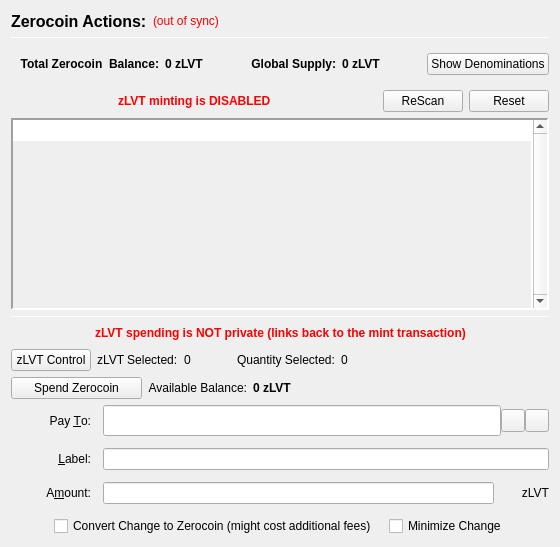
                  <widget class="QFrame" name="verticalFrameLeft">
                   <layout class="QVBoxLayout" name="verticalLayout_2">
                    <item>
                     <layout class="QVBoxLayout" name="verticalLayout_3">
                      <item>
                       <layout class="QHBoxLayout" name="horizontalLayout_3">
                        <item>
                         <widget class="QLabel" name="labelzLVTActions">
                          <property name="font">
                           <font>
                            <pointsize>12</pointsize>
                            <weight>75</weight>
                            <bold>true</bold>
                           </font>
                          </property>
                          <property name="text">
                           <string>Zerocoin Actions:</string>
                          </property>
                          <property name="alignment">
                           <set>Qt::AlignLeading|Qt::AlignLeft|Qt::AlignVCenter</set>
                          </property>
                         </widget>
                        </item>
                        <item>
                         <widget class="QLabel" name="labelzLVTSyncStatus">
                          <property name="toolTip">
                           <string>The displayed information may be out of date. Your wallet automatically synchronizes with the LEVIATHAN network after a connection is established, but this process has not completed yet.</string>
                          </property>
                          <property name="styleSheet">
                           <string notr="true">QLabel { color: red; }</string>
                          </property>
                          <property name="text">
                           <string notr="true">(out of sync)</string>
                          </property>
                          <property name="alignment">
                           <set>Qt::AlignLeading|Qt::AlignLeft|Qt::AlignVCenter</set>
                          </property>
                         </widget>
                        </item>
                        <item>
                         <spacer name="horizontalSpacer">
                          <property name="orientation">
                           <enum>Qt::Horizontal</enum>
                          </property>
                          <property name="sizeHint" stdset="0">
                           <size>
                            <width>40</width>
                            <height>20</height>
                           </size>
                          </property>
                         </spacer>
                        </item>
                       </layout>
                      </item>
                      <item>
                       <widget class="Line" name="lineUpperLeft">
                        <property name="minimumSize">
                         <size>
                          <width>0</width>
                          <height>1</height>
                         </size>
                        </property>
                        <property name="maximumSize">
                         <size>
                          <width>16777215</width>
                          <height>1</height>
                         </size>
                        </property>
                        <property name="frameShadow">
                         <enum>QFrame::Sunken</enum>
                        </property>
                        <property name="orientation">
                         <enum>Qt::Horizontal</enum>
                        </property>
                       </widget>
                      </item>
                      <item>
                       <widget class="QFrame" name="balanceSupplyFrame">
                        <layout class="QHBoxLayout" name="horizontalLayout_2" stretch="0,0,0,1,0">
                         <property name="rightMargin">
                          <number>0</number>
                         </property>
                         <item>
                          <layout class="QHBoxLayout" name="horizontalLayout_34">
                           <item>
                            <widget class="QLabel" name="labelzAvailableText_3">
                             <property name="font">
                              <font>
                               <weight>75</weight>
                               <bold>true</bold>
                              </font>
                             </property>
                             <property name="toolTip">
                              <string>Total Balance including unconfirmed and immature zLVT</string>
                             </property>
                             <property name="text">
                              <string>Total Zerocoin  Balance:</string>
                             </property>
                             <property name="alignment">
                              <set>Qt::AlignRight|Qt::AlignTrailing|Qt::AlignVCenter</set>
                             </property>
                            </widget>
                           </item>
                           <item>
                            <widget class="QLabel" name="labelzAvailableAmount_4">
                             <property name="minimumSize">
                              <size>
                               <width>40</width>
                               <height>0</height>
                              </size>
                             </property>
                             <property name="font">
                              <font>
                               <weight>75</weight>
                               <bold>true</bold>
                              </font>
                             </property>
                             <property name="toolTip">
                              <string>Total Balance including unconfirmed and immature zLVT</string>
                             </property>
                             <property name="text">
                              <string>0 zLVT</string>
                             </property>
                             <property name="alignment">
                              <set>Qt::AlignLeading|Qt::AlignLeft|Qt::AlignVCenter</set>
                             </property>
                            </widget>
                           </item>
                          </layout>
                         </item>
                         <item>
                          <spacer name="horizontalSpacer_32">
                           <property name="orientation">
                            <enum>Qt::Horizontal</enum>
                           </property>
                           <property name="sizeHint" stdset="0">
                            <size>
                             <width>40</width>
                             <height>20</height>
                            </size>
                           </property>
                          </spacer>
                         </item>
                         <item>
                          <layout class="QHBoxLayout" name="horizontalLayout_35">
                           <item>
                            <widget class="QLabel" name="labelZsupplyText_2">
                             <property name="font">
                              <font>
                               <weight>75</weight>
                               <bold>true</bold>
                              </font>
                             </property>
                             <property name="text">
                              <string>Global Supply:</string>
                             </property>
                             <property name="alignment">
                              <set>Qt::AlignRight|Qt::AlignTrailing|Qt::AlignVCenter</set>
                             </property>
                            </widget>
                           </item>
                           <item>
                            <widget class="QLabel" name="labelZsupplyAmount_2">
                             <property name="font">
                              <font>
                               <weight>75</weight>
                               <bold>true</bold>
                              </font>
                             </property>
                             <property name="text">
                              <string>0 zLVT</string>
                             </property>
                            </widget>
                           </item>
                          </layout>
                         </item>
                         <item>
                          <spacer name="horizontalSpacer_31">
                           <property name="orientation">
                            <enum>Qt::Horizontal</enum>
                           </property>
                           <property name="sizeHint" stdset="0">
                            <size>
                             <width>40</width>
                             <height>20</height>
                            </size>
                           </property>
                          </spacer>
                         </item>
                         <item>
                          <widget class="QPushButton" name="pushButtonShowDenoms">
                           <property name="toolTip">
                            <string>Show zLVT denominations list</string>
                           </property>
                           <property name="text">
                            <string>Show Denominations</string>
                           </property>
                          </widget>
                         </item>
                        </layout>
                       </widget>
                      </item>
                      <item>
                       <layout class="QHBoxLayout" name="horizontalLayout_4">
                        <item>
                         <spacer name="horizontalSpacer_2">
                          <property name="orientation">
                           <enum>Qt::Horizontal</enum>
                          </property>
                          <property name="sizeHint" stdset="0">
                           <size>
                            <width>40</width>
                            <height>20</height>
                           </size>
                          </property>
                         </spacer>
                        </item>
                        <item>
                         <widget class="QLabel" name="label">
                          <property name="styleSheet">
                           <string notr="true">color: red;
font-weight: bold;</string>
                          </property>
                          <property name="text">
                           <string>zLVT minting is DISABLED</string>
                          </property>
                         </widget>
                        </item>
                        <item>
                         <spacer name="horizontalSpacer_3">
                          <property name="orientation">
                           <enum>Qt::Horizontal</enum>
                          </property>
                          <property name="sizeHint" stdset="0">
                           <size>
                            <width>40</width>
                            <height>20</height>
                           </size>
                          </property>
                         </spacer>
                        </item>
                        <item>
                         <widget class="QPushButton" name="pushButtonMintReset">
                          <property name="maximumSize">
                           <size>
                            <width>80</width>
                            <height>16777215</height>
                           </size>
                          </property>
                          <property name="toolTip">
                           <string>Rescan the complete blockchain for  Zerocoin mints and their meta-data.</string>
                          </property>
                          <property name="text">
                           <string>ReScan</string>
                          </property>
                         </widget>
                        </item>
                        <item>
                         <widget class="QPushButton" name="pushButtonSpentReset">
                          <property name="maximumSize">
                           <size>
                            <width>80</width>
                            <height>16777215</height>
                           </size>
                          </property>
                          <property name="toolTip">
                           <string>Reset Zerocoin Wallet DB. Deletes transactions that did not make it into the blockchain.</string>
                          </property>
                          <property name="text">
                           <string>Reset</string>
                          </property>
                         </widget>
                        </item>
                       </layout>
                      </item>
                      <item>
                       <widget class="QPlainTextEdit" name="TEMintStatus">
                        <property name="font">
                         <font>
                          <pointsize>8</pointsize>
                         </font>
                        </property>
                        <property name="toolTip">
                         <string>Status and/or Mesages from the last Mint Action.</string>
                        </property>
                        <property name="frameShape">
                         <enum>QFrame::Panel</enum>
                        </property>
                        <property name="frameShadow">
                         <enum>QFrame::Sunken</enum>
                        </property>
                        <property name="lineWidth">
                         <number>2</number>
                        </property>
                        <property name="midLineWidth">
                         <number>2</number>
                        </property>
                        <property name="verticalScrollBarPolicy">
                         <enum>Qt::ScrollBarAlwaysOn</enum>
                        </property>
                        <property name="horizontalScrollBarPolicy">
                         <enum>Qt::ScrollBarAlwaysOff</enum>
                        </property>
                        <property name="readOnly">
                         <bool>true</bool>
                        </property>
                        <property name="plainText">
                         <string notr="true"/>
                        </property>
                        <property name="backgroundVisible">
                         <bool>true</bool>
                        </property>
                       </widget>
                      </item>
                      <item>
                       <widget class="Line" name="line">
                        <property name="minimumSize">
                         <size>
                          <width>0</width>
                          <height>1</height>
                         </size>
                        </property>
                        <property name="maximumSize">
                         <size>
                          <width>16777215</width>
                          <height>1</height>
                         </size>
                        </property>
                        <property name="orientation">
                         <enum>Qt::Horizontal</enum>
                        </property>
                       </widget>
                      </item>
                      <item>
                       <layout class="QHBoxLayout" name="horizontalLayout_7">
                        <item>
                         <spacer name="horizontalSpacer_18">
                          <property name="orientation">
                           <enum>Qt::Horizontal</enum>
                          </property>
                          <property name="sizeHint" stdset="0">
                           <size>
                            <width>40</width>
                            <height>20</height>
                           </size>
                          </property>
                         </spacer>
                        </item>
                        <item>
                         <widget class="QLabel" name="label_2">
                          <property name="styleSheet">
                           <string notr="true">color: red;
font-weight: bold;</string>
                          </property>
                          <property name="text">
                           <string>zLVT spending is NOT private (links back to the mint transaction)</string>
                          </property>
                         </widget>
                        </item>
                        <item>
                         <spacer name="horizontalSpacer_30">
                          <property name="orientation">
                           <enum>Qt::Horizontal</enum>
                          </property>
                          <property name="sizeHint" stdset="0">
                           <size>
                            <width>40</width>
                            <height>20</height>
                           </size>
                          </property>
                         </spacer>
                        </item>
                       </layout>
                      </item>
                      <item>
                       <layout class="QHBoxLayout" name="horizontalLayout_24">
                        <property name="leftMargin">
                         <number>0</number>
                        </property>
                        <property name="bottomMargin">
                         <number>0</number>
                        </property>
                        <item>
                         <widget class="QPushButton" name="pushButtonZLvtControl">
                          <property name="text">
                           <string>zLVT Control</string>
                          </property>
                         </widget>
                        </item>
                        <item>
                         <widget class="QLabel" name="labelzLvtSelected">
                          <property name="text">
                           <string>zLVT Selected:</string>
                          </property>
                         </widget>
                        </item>
                        <item>
                         <widget class="QLabel" name="labelzLvtSelected_int">
                          <property name="text">
                           <string>0</string>
                          </property>
                         </widget>
                        </item>
                        <item>
                         <spacer name="horizontalSpacer_17">
                          <property name="orientation">
                           <enum>Qt::Horizontal</enum>
                          </property>
                          <property name="sizeType">
                           <enum>QSizePolicy::Fixed</enum>
                          </property>
                          <property name="sizeHint" stdset="0">
                           <size>
                            <width>40</width>
                            <height>20</height>
                           </size>
                          </property>
                         </spacer>
                        </item>
                        <item>
                         <widget class="QLabel" name="labelQuantitySelected">
                          <property name="text">
                           <string>Quantity Selected:</string>
                          </property>
                         </widget>
                        </item>
                        <item>
                         <widget class="QLabel" name="labelQuantitySelected_int">
                          <property name="text">
                           <string>0</string>
                          </property>
                         </widget>
                        </item>
                        <item>
                         <spacer name="horizontalSpacer_19">
                          <property name="orientation">
                           <enum>Qt::Horizontal</enum>
                          </property>
                          <property name="sizeHint" stdset="0">
                           <size>
                            <width>40</width>
                            <height>20</height>
                           </size>
                          </property>
                         </spacer>
                        </item>
                       </layout>
                      </item>
                      <item>
                       <layout class="QHBoxLayout" name="horizontalLayout_6">
                        <item>
                         <widget class="QPushButton" name="pushButtonSpendzLVT">
                          <property name="minimumSize">
                           <size>
                            <width>131</width>
                            <height>0</height>
                           </size>
                          </property>
                          <property name="toolTip">
                           <string>Spend Zerocoin. Without 'Pay To:' address creates payments to yourself.</string>
                          </property>
                          <property name="text">
                           <string>Spend Zerocoin</string>
                          </property>
                         </widget>
                        </item>
                        <item>
                         <widget class="QLabel" name="labelzLVTBalanceText">
                          <property name="toolTip">
                           <string>Available (mature and spendable) zLVT for spending</string>
                          </property>
                          <property name="text">
                           <string>Available Balance:</string>
                          </property>
                          <property name="alignment">
                           <set>Qt::AlignRight|Qt::AlignTrailing|Qt::AlignVCenter</set>
                          </property>
                         </widget>
                        </item>
                        <item>
                         <widget class="QLabel" name="labelzAvailableAmount_2">
                          <property name="font">
                           <font>
                            <weight>75</weight>
                            <bold>true</bold>
                           </font>
                          </property>
                          <property name="toolTip">
                           <string>Available (mature and spendable) zLVT for spending

zLVT are mature when they have more than 20 confirmations AND more than 2 mints of the same denomination after them were minted</string>
                          </property>
                          <property name="text">
                           <string>0 zLVT</string>
                          </property>
                          <property name="alignment">
                           <set>Qt::AlignLeading|Qt::AlignLeft|Qt::AlignVCenter</set>
                          </property>
                         </widget>
                        </item>
                        <item>
                         <spacer name="horizontalSpacer_4">
                          <property name="orientation">
                           <enum>Qt::Horizontal</enum>
                          </property>
                          <property name="sizeHint" stdset="0">
                           <size>
                            <width>40</width>
                            <height>20</height>
                           </size>
                          </property>
                         </spacer>
                        </item>
                       </layout>
                      </item>
                      <item>
                       <layout class="QGridLayout" name="gridLayout_7">
                        <property name="spacing">
                         <number>12</number>
                        </property>
                        <item row="0" column="0">
                         <widget class="QLabel" name="payToLabel">
                          <property name="minimumSize">
                           <size>
                            <width>80</width>
                            <height>0</height>
                           </size>
                          </property>
                          <property name="text">
                           <string>Pay &amp;To:</string>
                          </property>
                          <property name="alignment">
                           <set>Qt::AlignRight|Qt::AlignTrailing|Qt::AlignVCenter</set>
                          </property>
                          <property name="buddy">
                           <cstring>payTo</cstring>
                          </property>
                         </widget>
                        </item>
                        <item row="0" column="1">
                         <layout class="QHBoxLayout" name="payToLayout">
                          <property name="spacing">
                           <number>0</number>
                          </property>
                          <item>
                           <widget class="QValidatedLineEdit" name="payTo">
                            <property name="enabled">
                             <bool>true</bool>
                            </property>
                            <property name="minimumSize">
                             <size>
                              <width>0</width>
                              <height>31</height>
                             </size>
                            </property>
                            <property name="toolTip">
                             <string>The LEVIATHAN address to send the payment to. Creates local payment to yourself when empty.</string>
                            </property>
                           </widget>
                          </item>
                          <item>
                           <widget class="QToolButton" name="addressBookButton">
                            <property name="toolTip">
                             <string>Choose previously used address</string>
                            </property>
                            <property name="text">
                             <string/>
                            </property>
                            <property name="icon">
                             <iconset resource="../leviathan.qrc">
                              <normaloff>:/icons/address-book</normaloff>:/icons/address-book</iconset>
                            </property>
                            <property name="shortcut">
                             <string>Alt+A</string>
                            </property>
                           </widget>
                          </item>
                          <item>
                           <widget class="QToolButton" name="pasteButton">
                            <property name="toolTip">
                             <string>Paste address from clipboard</string>
                            </property>
                            <property name="text">
                             <string/>
                            </property>
                            <property name="icon">
                             <iconset resource="../leviathan.qrc">
                              <normaloff>:/icons/editpaste</normaloff>:/icons/editpaste</iconset>
                            </property>
                            <property name="shortcut">
                             <string>Alt+P</string>
                            </property>
                           </widget>
                          </item>
                         </layout>
                        </item>
                        <item row="1" column="0">
                         <widget class="QLabel" name="labelLabel">
                          <property name="minimumSize">
                           <size>
                            <width>80</width>
                            <height>0</height>
                           </size>
                          </property>
                          <property name="text">
                           <string>&amp;Label:</string>
                          </property>
                          <property name="alignment">
                           <set>Qt::AlignRight|Qt::AlignTrailing|Qt::AlignVCenter</set>
                          </property>
                          <property name="buddy">
                           <cstring>addAsLabel</cstring>
                          </property>
                         </widget>
                        </item>
                        <item row="1" column="1">
                         <widget class="QLineEdit" name="addAsLabel">
                          <property name="toolTip">
                           <string>Enter a label for this address to add it to the list of used addresses</string>
                          </property>
                         </widget>
                        </item>
                        <item row="2" column="0">
                         <widget class="QLabel" name="amountLabel">
                          <property name="minimumSize">
                           <size>
                            <width>80</width>
                            <height>0</height>
                           </size>
                          </property>
                          <property name="text">
                           <string>A&amp;mount:</string>
                          </property>
                          <property name="alignment">
                           <set>Qt::AlignRight|Qt::AlignTrailing|Qt::AlignVCenter</set>
                          </property>
                          <property name="buddy">
                           <cstring>zLVTpayAmount</cstring>
                          </property>
                         </widget>
                        </item>
                        <item row="2" column="1">
                         <layout class="QHBoxLayout" name="horizontalLayout_9">
                          <property name="spacing">
                           <number>0</number>
                          </property>
                          <item>
                           <widget class="QLineEdit" name="zLVTpayAmount"/>
                          </item>
                          <item>
                           <widget class="QLabel" name="labelzLVT">
                            <property name="minimumSize">
                             <size>
                              <width>55</width>
                              <height>0</height>
                             </size>
                            </property>
                            <property name="text">
                             <string>zLVT</string>
                            </property>
                            <property name="alignment">
                             <set>Qt::AlignRight|Qt::AlignTrailing|Qt::AlignVCenter</set>
                            </property>
                           </widget>
                          </item>
                         </layout>
                        </item>
                        <item row="3" column="0" colspan="2">
                         <layout class="QHBoxLayout" name="horizontalLayout_10">
                          <item>
                           <spacer name="horizontalSpacer_5">
                            <property name="orientation">
                             <enum>Qt::Horizontal</enum>
                            </property>
                            <property name="sizeHint" stdset="0">
                             <size>
                              <width>40</width>
                              <height>20</height>
                             </size>
                            </property>
                           </spacer>
                          </item>
                          <item>
                           <widget class="QCheckBox" name="checkBoxMintChange">
                            <property name="sizePolicy">
                             <sizepolicy hsizetype="MinimumExpanding" vsizetype="Fixed">
                              <horstretch>0</horstretch>
                              <verstretch>0</verstretch>
                             </sizepolicy>
                            </property>
                            <property name="layoutDirection">
                             <enum>Qt::LeftToRight</enum>
                            </property>
                            <property name="text">
                             <string>Convert Change to Zerocoin (might cost additional fees)</string>
                            </property>
                           </widget>
                          </item>
                          <item>
                           <widget class="QCheckBox" name="checkBoxMinimizeChange">
                            <property name="toolTip">
                             <string>If checked, the wallet tries to minimize the returning change instead of minimizing the number of spent denominations.</string>
                            </property>
                            <property name="text">
                             <string>Minimize Change</string>
                            </property>
                           </widget>
                          </item>
                          <item>
                           <spacer name="horizontalSpacer_6">
                            <property name="orientation">
                             <enum>Qt::Horizontal</enum>
                            </property>
                            <property name="sizeHint" stdset="0">
                             <size>
                              <width>40</width>
                              <height>20</height>
                             </size>
                            </property>
                           </spacer>
                          </item>
                         </layout>
                        </item>
                       </layout>
                      </item>
                     </layout>
                    </item>
                   </layout>
                  </widget>
